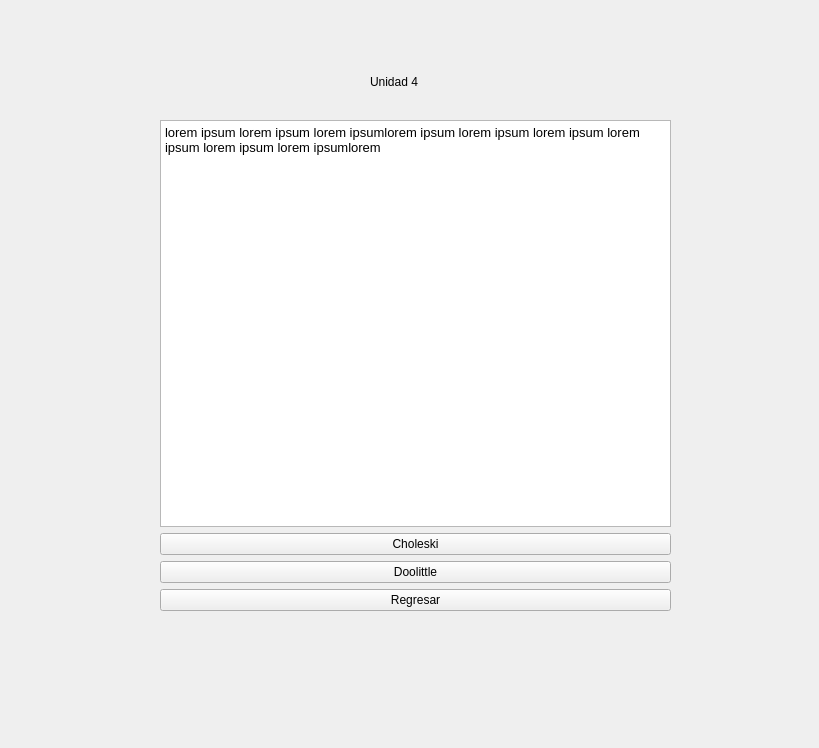
<?xml version="1.0" encoding="UTF-8"?>
<ui version="4.0">
 <class>Form</class>
 <widget class="QWidget" name="Form">
  <property name="geometry">
   <rect>
    <x>0</x>
    <y>0</y>
    <width>819</width>
    <height>748</height>
   </rect>
  </property>
  <property name="windowTitle">
   <string>Form</string>
  </property>
  <widget class="QLabel" name="label">
   <property name="geometry">
    <rect>
     <x>370</x>
     <y>70</y>
     <width>76</width>
     <height>24</height>
    </rect>
   </property>
   <property name="text">
    <string>Unidad 4</string>
   </property>
  </widget>
  <widget class="QWidget" name="verticalLayoutWidget">
   <property name="geometry">
    <rect>
     <x>160</x>
     <y>120</y>
     <width>511</width>
     <height>491</height>
    </rect>
   </property>
   <layout class="QVBoxLayout" name="verticalLayout_4">
    <item>
     <widget class="QTextEdit" name="textEdit_3">
      <property name="html">
       <string>&lt;!DOCTYPE HTML PUBLIC &quot;-//W3C//DTD HTML 4.0//EN&quot; &quot;http://www.w3.org/TR/REC-html40/strict.dtd&quot;&gt;
&lt;html&gt;&lt;head&gt;&lt;meta name=&quot;qrichtext&quot; content=&quot;1&quot; /&gt;&lt;style type=&quot;text/css&quot;&gt;
p, li { white-space: pre-wrap; }
&lt;/style&gt;&lt;/head&gt;&lt;body style=&quot; font-family:'Ubuntu Bold'; font-size:10pt; font-weight:400; font-style:normal;&quot;&gt;
&lt;p style=&quot; margin-top:0px; margin-bottom:0px; margin-left:0px; margin-right:0px; -qt-block-indent:0; text-indent:0px;&quot;&gt;lorem ipsum lorem ipsum lorem ipsumlorem ipsum lorem ipsum lorem ipsum lorem ipsum lorem ipsum lorem ipsumlorem&lt;/p&gt;&lt;/body&gt;&lt;/html&gt;</string>
      </property>
     </widget>
    </item>
    <item>
     <widget class="QPushButton" name="choleskibutton">
      <property name="text">
       <string>Choleski</string>
      </property>
     </widget>
    </item>
    <item>
     <widget class="QPushButton" name="doolitlebutton">
      <property name="text">
       <string>Doolittle</string>
      </property>
     </widget>
    </item>
    <item>
     <widget class="QPushButton" name="menubutton">
      <property name="text">
       <string>Regresar</string>
      </property>
     </widget>
    </item>
   </layout>
  </widget>
 </widget>
 <resources/>
 <connections/>
</ui>
